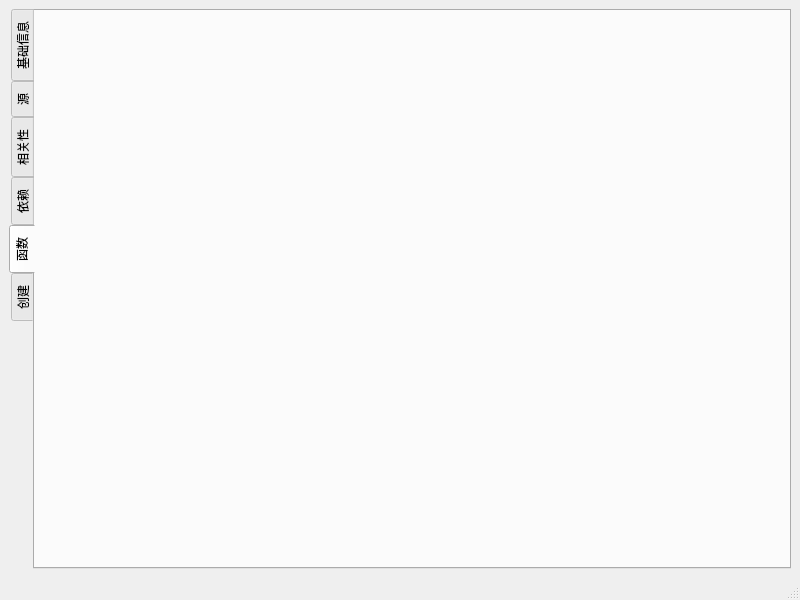
<?xml version="1.0" encoding="UTF-8"?>
<ui version="4.0">
 <class>PKGBUILDASSISTANT</class>
 <widget class="QMainWindow" name="PKGBUILDASSISTANT">
  <property name="geometry">
   <rect>
    <x>0</x>
    <y>0</y>
    <width>800</width>
    <height>600</height>
   </rect>
  </property>
  <property name="windowTitle">
   <string>PKGBUILD Assistant</string>
  </property>
  <widget class="QWidget" name="centralwidget">
   <layout class="QHBoxLayout" name="horizontalLayout">
    <item>
     <widget class="QTabWidget" name="tabWidget">
      <property name="tabPosition">
       <enum>QTabWidget::West</enum>
      </property>
      <property name="currentIndex">
       <number>4</number>
      </property>
      <widget class="QWidget" name="tab_baseinfo">
       <attribute name="title">
        <string>基础信息</string>
       </attribute>
      </widget>
      <widget class="QWidget" name="tab_source">
       <attribute name="title">
        <string>源</string>
       </attribute>
      </widget>
      <widget class="QWidget" name="tab_relations">
       <attribute name="title">
        <string>相关性</string>
       </attribute>
      </widget>
      <widget class="QWidget" name="tab_depends">
       <attribute name="title">
        <string>依赖</string>
       </attribute>
      </widget>
      <widget class="QWidget" name="tab_function">
       <attribute name="title">
        <string>函数</string>
       </attribute>
      </widget>
      <widget class="QWidget" name="tab_create">
       <attribute name="title">
        <string>创建</string>
       </attribute>
      </widget>
     </widget>
    </item>
   </layout>
  </widget>
  <widget class="QMenuBar" name="menubar">
   <property name="geometry">
    <rect>
     <x>0</x>
     <y>0</y>
     <width>800</width>
     <height>36</height>
    </rect>
   </property>
  </widget>
  <widget class="QStatusBar" name="statusbar"/>
 </widget>
 <resources/>
 <connections/>
</ui>
